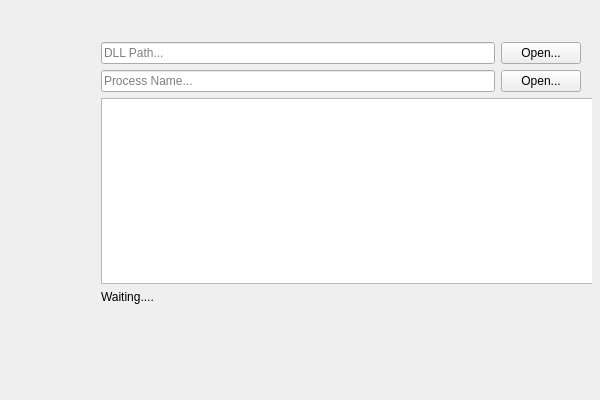
<?xml version="1.0" encoding="UTF-8"?>
<ui version="4.0">
 <class>ExeDllInjectorWidgetClass</class>
 <widget class="QWidget" name="ExeDllInjectorWidgetClass">
  <property name="geometry">
   <rect>
    <x>0</x>
    <y>0</y>
    <width>600</width>
    <height>400</height>
   </rect>
  </property>
  <property name="windowTitle">
   <string>DLL Auto Injector</string>
  </property>
  <widget class="QWidget" name="">
   <property name="geometry">
    <rect>
     <x>90</x>
     <y>31</y>
     <width>502</width>
     <height>284</height>
    </rect>
   </property>
   <layout class="QVBoxLayout" name="commonLayout">
    <item>
     <layout class="QHBoxLayout" name="horizontalLayout">
      <item>
       <widget class="QLineEdit" name="dllEdit">
        <property name="placeholderText">
         <string>DLL Path...</string>
        </property>
       </widget>
      </item>
      <item>
       <widget class="QPushButton" name="dllOpen">
        <property name="text">
         <string>Open...</string>
        </property>
       </widget>
      </item>
     </layout>
    </item>
    <item>
     <layout class="QHBoxLayout" name="horizontalLayout_2">
      <item>
       <widget class="QLineEdit" name="exeEdit">
        <property name="placeholderText">
         <string>Process Name...</string>
        </property>
       </widget>
      </item>
      <item>
       <widget class="QPushButton" name="exeOpen">
        <property name="text">
         <string>Open...</string>
        </property>
       </widget>
      </item>
     </layout>
    </item>
    <item>
     <widget class="QListWidget" name="configsList">
      <property name="minimumSize">
       <size>
        <width>500</width>
        <height>0</height>
       </size>
      </property>
     </widget>
    </item>
    <item>
     <widget class="QLabel" name="logLabel">
      <property name="text">
       <string>Waiting....</string>
      </property>
     </widget>
    </item>
   </layout>
  </widget>
 </widget>
 <layoutdefault spacing="6" margin="11"/>
 <resources/>
 <connections/>
</ui>
